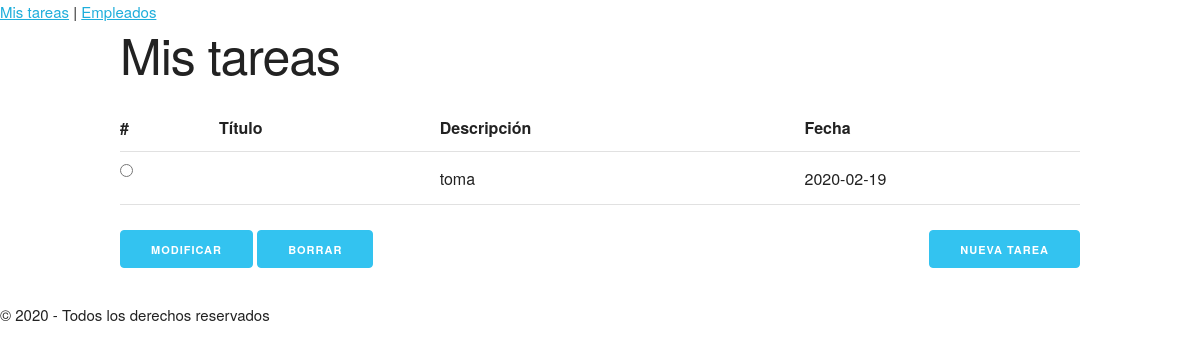
Before: / with the older database file.
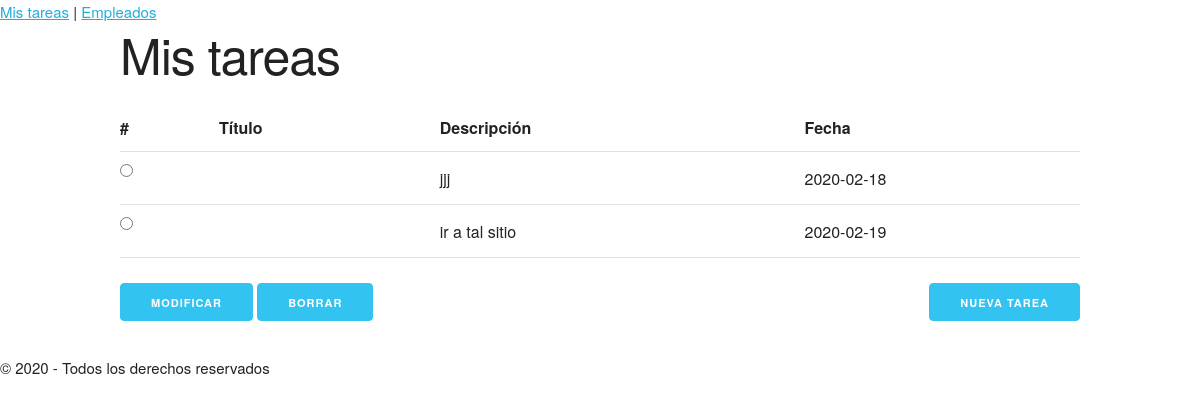
After: the same page with the newer database file.
### tables this page shows
CREATE TABLE "tareas" (
	"id"	INTEGER PRIMARY KEY AUTOINCREMENT,
	"título"	TEXT NOT NULL,
	"descripcion"	TEXT,
	"fecha"	TEXT NOT NULL
);

### tasks/routes.py (the view)
@app.route("/")
def index():
    registros = dbQuery('SELECT título, descripcion, fecha, id FROM tareas;')
    if registros:
        if isinstance(registros, dict):
            registros = [registros]
    else:
        registros = []
    return render_template("index.html", registros=registros)

### tasks/routes.py (called while the page is built)
def dict_factory(cursor, row):
    d = {}
    for ix, col in enumerate(cursor.description):
        d[col[0]] = row[ix]
    return d

def dbQuery(consulta, *args):
    conn = sqlite3.connect(BASE_DATOS)
    conn.row_factory = dict_factory
    cursor = conn.cursor()
    rows = cursor.execute(consulta, args).fetchall()
    if len(rows) == 1:
        rows = rows[0]
    elif len(rows) == 0:
        rows = None
    conn.commit()
    conn.close()
    return rows

### tasks/templates/index.html (shortened to what this page needs)
{% extends "base.html" %}
{% block content %}
    <h1>Mis tareas</h1>
    <form action="/processtask">
        <table class="u-full-width">
            <tr>
                <th>#</th>
                <th>Título</th>
                <th>Descripción</th>
                <th>Fecha</th>
            </tr>
            {% for tarea in registros %}
            <tr>
                <td><input type="radio" name="ix" value="{{tarea['id']}}" ></td>
                <td>{{tarea['titulo']}}</td>
                <td>{{tarea['descripcion']}}</td>
                <td>{{tarea['fecha']}}</td>
            </tr>
            {% endfor %}
        </table>
        <button class="button-primary" name="btnModificar" type="submit">Modificar</button>
        <button class="button-primary" name="btnBorrar" type="submit">Borrar</button>
        <a class="button button-primary u-pull-right" href="/newtask">Nueva tarea</a>
    </form>
{% endblock %}

### tasks/templates/base.html (shortened to what this page needs)
<html lang="en">
<head>
    <link rel="stylesheet" href="/static/css/normalize.css">
    <link rel="stylesheet" href="/static/css/skeleton.css">
    <link rel="stylesheet" href="/static/css/styles.css">
</head>
<body>
    <header>
        <a href="/" class="logo">Mis tareas</a> | <a href="/employees">Empleados</a>
    </header>
    <section class="container">
        {% block content %}{% endblock %}
    </section>
    <footer>&copy 2020 - Todos los derechos reservados</footer>
</body>
</html>

### tasks/static/css/skeleton.css (style rules this page uses)
.container { position: relative; width: 100%; max-width: 960px; margin: 0 auto; padding: 0 20px; box-sizing: border-box; }
@media (min-width: 400px) { .container { width: 85%; padding: 0; } }
@media (min-width: 550px) { .container { width: 80%; } }
html { font-size: 62.5%; }
body { font-size: 1.5em; line-height: 1.6; font-weight: 400; font-family: "Raleway", "HelveticaNeue", "Helvetica Neue", Helvetica, Arial, sans-serif; color: #222; }
h1, h2, h3, h4, h5, h6 { margin-top: 0; margin-bottom: 2rem; font-weight: 300; }
h1 { font-size: 4.0rem; line-height: 1.2; letter-spacing: -.1rem; }
@media (min-width: 550px) { h1 { font-size: 5.0rem; } }
a { color: #1EAEDB; }
.button, button, input[type="submit"], input[type="reset"], input[type="button"] { display: inline-block; height: 38px; padding: 0 30px; color: #555; text-align: center; font-size: 11px; font-weight: 600; line-height: 38px; letter-spacing: .1rem; text-transform: uppercase; text-decoration: none; white-space: nowrap; background-color: transparent; border-radius: 4px; border: 1px solid #bbb; cursor: pointer; box-sizing: border-box; }
.button.button-primary, button.button-primary, input[type="submit"].button-primary, input[type="reset"].button-primary, input[type="button"].button-primary { color: #FFF; background-color: #33C3F0; border-color: #33C3F0; }
input[type="checkbox"], input[type="radio"] { display: inline; }
th, td { padding: 12px 15px; text-align: left; border-bottom: 1px solid #E1E1E1; }
th:first-child, td:first-child { padding-left: 0; }
th:last-child, td:last-child { padding-right: 0; }
button, .button { margin-bottom: 1rem; }
input, textarea, select, fieldset { margin-bottom: 1.5rem; }
pre, blockquote, dl, figure, table, p, ul, ol, form { margin-bottom: 2.5rem; }
.u-full-width { width: 100%; box-sizing: border-box; }
.u-pull-right { float: right; }
.container:after, .row:after, .u-cf { content: ""; display: table; clear: both; }

Changed rows visible on the page:
removed tareas: descripcion "toma", fecha "2020-02-19"
added tareas: descripcion "jjj", fecha "2020-02-18"
added tareas: descripcion "ir a tal sitio", fecha "2020-02-19"
